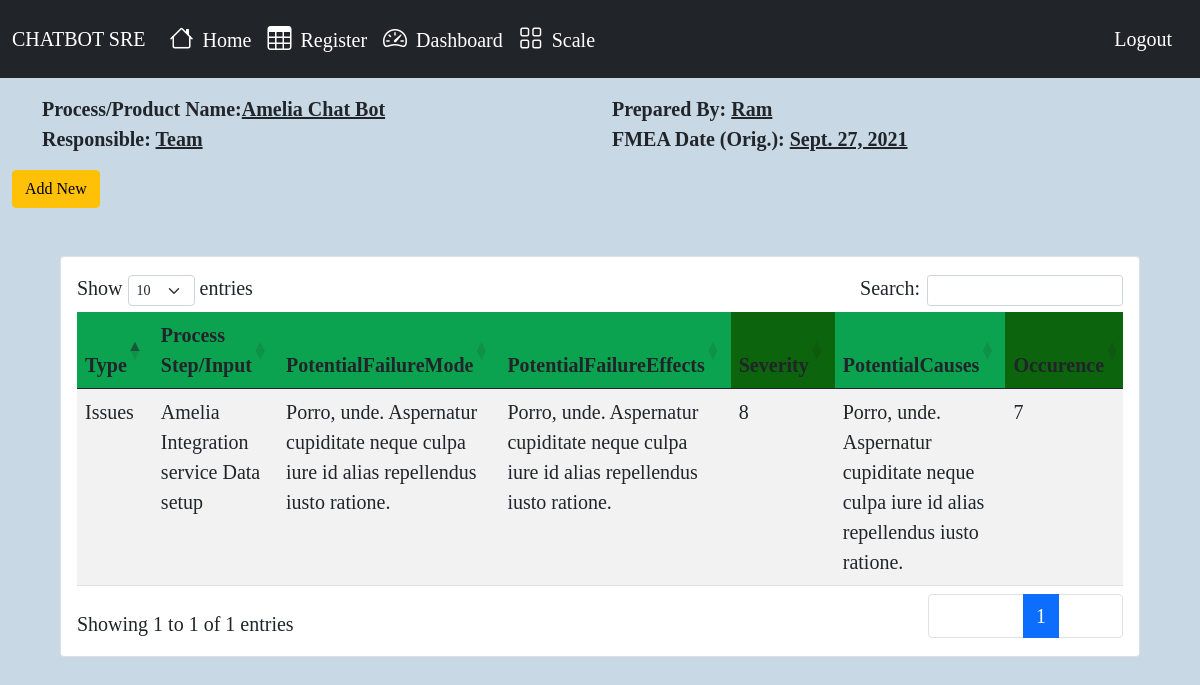
The page /fmea/fmView (signed in) on the database its author committed.
### fmea_form/models.py (models this page shows, shortened)
class FmeaRegister(models.Model):
    process = models.CharField(max_length=200)
    preparedBy = models.CharField(max_length=200)
    responsible= models.CharField(max_length=200)
    date = models.DateField()
    revisedDate=models.DateField()

class FmeaProcess(models.Model):
    processType=models.CharField(max_length=1024,null=True)
    fmeaRegister= models.ForeignKey(FmeaRegister, on_delete=models.CASCADE)
    processStep= models.CharField(max_length=1024)
    potentialFaliureMode= models.CharField(max_length=1024)
    potentialFailureEffect= models.CharField(max_length=1024)
    severity = models.IntegerField(choices=severity_choices,default=0)
    potentialCause= models.CharField(max_length=1024)
    occurence = models.IntegerField(choices=occurance_choices,default=0)
    currentControls= models.CharField(max_length=1024)
    detection = models.IntegerField(choices=severity_choices,default=0)
    actionRecommended= models.CharField(max_length=1024)
    responsiblePerson= models.CharField(max_length=200)
    actionTaken= models.CharField(max_length=1024)
    reference = models.CharField(max_length=1024,default=None)
    status=models.BooleanField(choices=status,default=0)
    finalSeverity=models.IntegerField(default=0)
    finalOccurence=models.IntegerField(default=0)
    finalDetection=models.IntegerField(default=0)
    @property
    def rpn(self):
        return self.severity*self.occurence*self.detection
    @property
    def finalRPN(self):
        return self.finalSeverity*self.finalOccurence*self.finalDetection
    @property
    def riskLevel(self):
        return self.severity*self.detection

### fmea_form/views.py (the view)
# urls.py: path('fmView',views.view_process,name="view_fmea"),
@login_required
def view_process(request):
    context={}
    context["dataset"]=FmeaProcess.objects.all()
    context["proc1"]=FmeaRegister.objects.get(id=1)
    return render(request,"view_process.html",context)

### fmea_form/templates/view_process.html (shortened to what this page needs)
{% extends "base.html" %}
{% load static %}
{% block content %}
  <div class="container-fluid bgcolor">
  <div class="container mt-3 ">
    <div class="row fw-bold">
      <div class="col-md-6">
        Process/Product Name:<u>{{proc1.process}}</u>
      </div>
      <div class="col-md-6">
        Prepared By: <u>{{proc1.preparedBy}}	</u>
      </div>
    </div>
    <div class="row fw-bold">
      <div class="col-md-6">
        Responsible: <u>{{proc1.responsible}}</u>
      </div>
      <div class="col-md-6">
        FMEA Date (Orig.): <u>{{proc1.date }}	</u>
      </div>
    </div>
  </div>
      <div class="row mt-3">
          <a href="{% url 'fmeaprocess' %}" class="float-right"><button class="btn btn-warning ">Add New</button></a>
      </div>
      <div class="card  m-5 p-3" >
          <div class="table-responsive">
              <table class="table table-striped mt-3 " id="table_id" >
                  <thead class="thead-dark">
                    <tr class="head-color">
                       <th>Type</th>
                       <th>Process Step/Input</th>
                       <th>PotentialFailureMode</th>
                       <th>PotentialFailureEffects</th>
                       <th class="row-color"><div>Severity</div> </th>
                       <th>PotentialCauses</th>
                       <th class="row-color">Occurence</th>
                      </tr>
                    </thead>
                    <tbody>
                          {% for data in dataset %}
                          <tr>
                              <td>{{data.processType}}</td>
                              <td>{{data.processStep}}</td>
                              <td>{{data.potentialFaliureMode}}</td>
                              <td>{{data.potentialFailureEffect}}</td>
                              <td>{{data.severity}}</td>
                              <td>{{data.potentialCause}}</td>
                              <td>{{data.occurence}}</td>
                          </tr>
                          {% endfor %}
                    </tbody>
              </table>
          </div>
      </div>
  </div>
{% endblock %}

### fmea_form/static/css/style.css (style rules this page uses)
body { font-family: 'sans-serif'; font-size:20px; }
.bgcolor { background-color: #c8d8e4; }
a, a:hover, a:focus, a:active { text-decoration: none; color:white !important; }
body { overflow-x:hidden; }
.row-color { background-color: rgb(12, 100, 12)!important; }
.head-color th { background-color: rgb(12, 163, 80); }

### rows shown on the page
FmeaRegister: process "Amelia Chat Bot", preparedBy "Ram", responsible "Team", date "Sept. 27, 2021"
FmeaProcess: processType "Issues", processStep "Amelia Integration service Data setup", potentialFaliureMode "Porro, unde. Aspernatur cupiditate neque culpa iure id alias repellendus iusto ratione.", potentialFailureEffect "Porro, unde. Aspernatur cupiditate neque culpa iure id alias repellendus iusto ratione.", severity "8", potentialCause "Porro, unde. Aspernatur cupiditate neque culpa iure id alias repellendus iusto ratione.", occurence "7"
